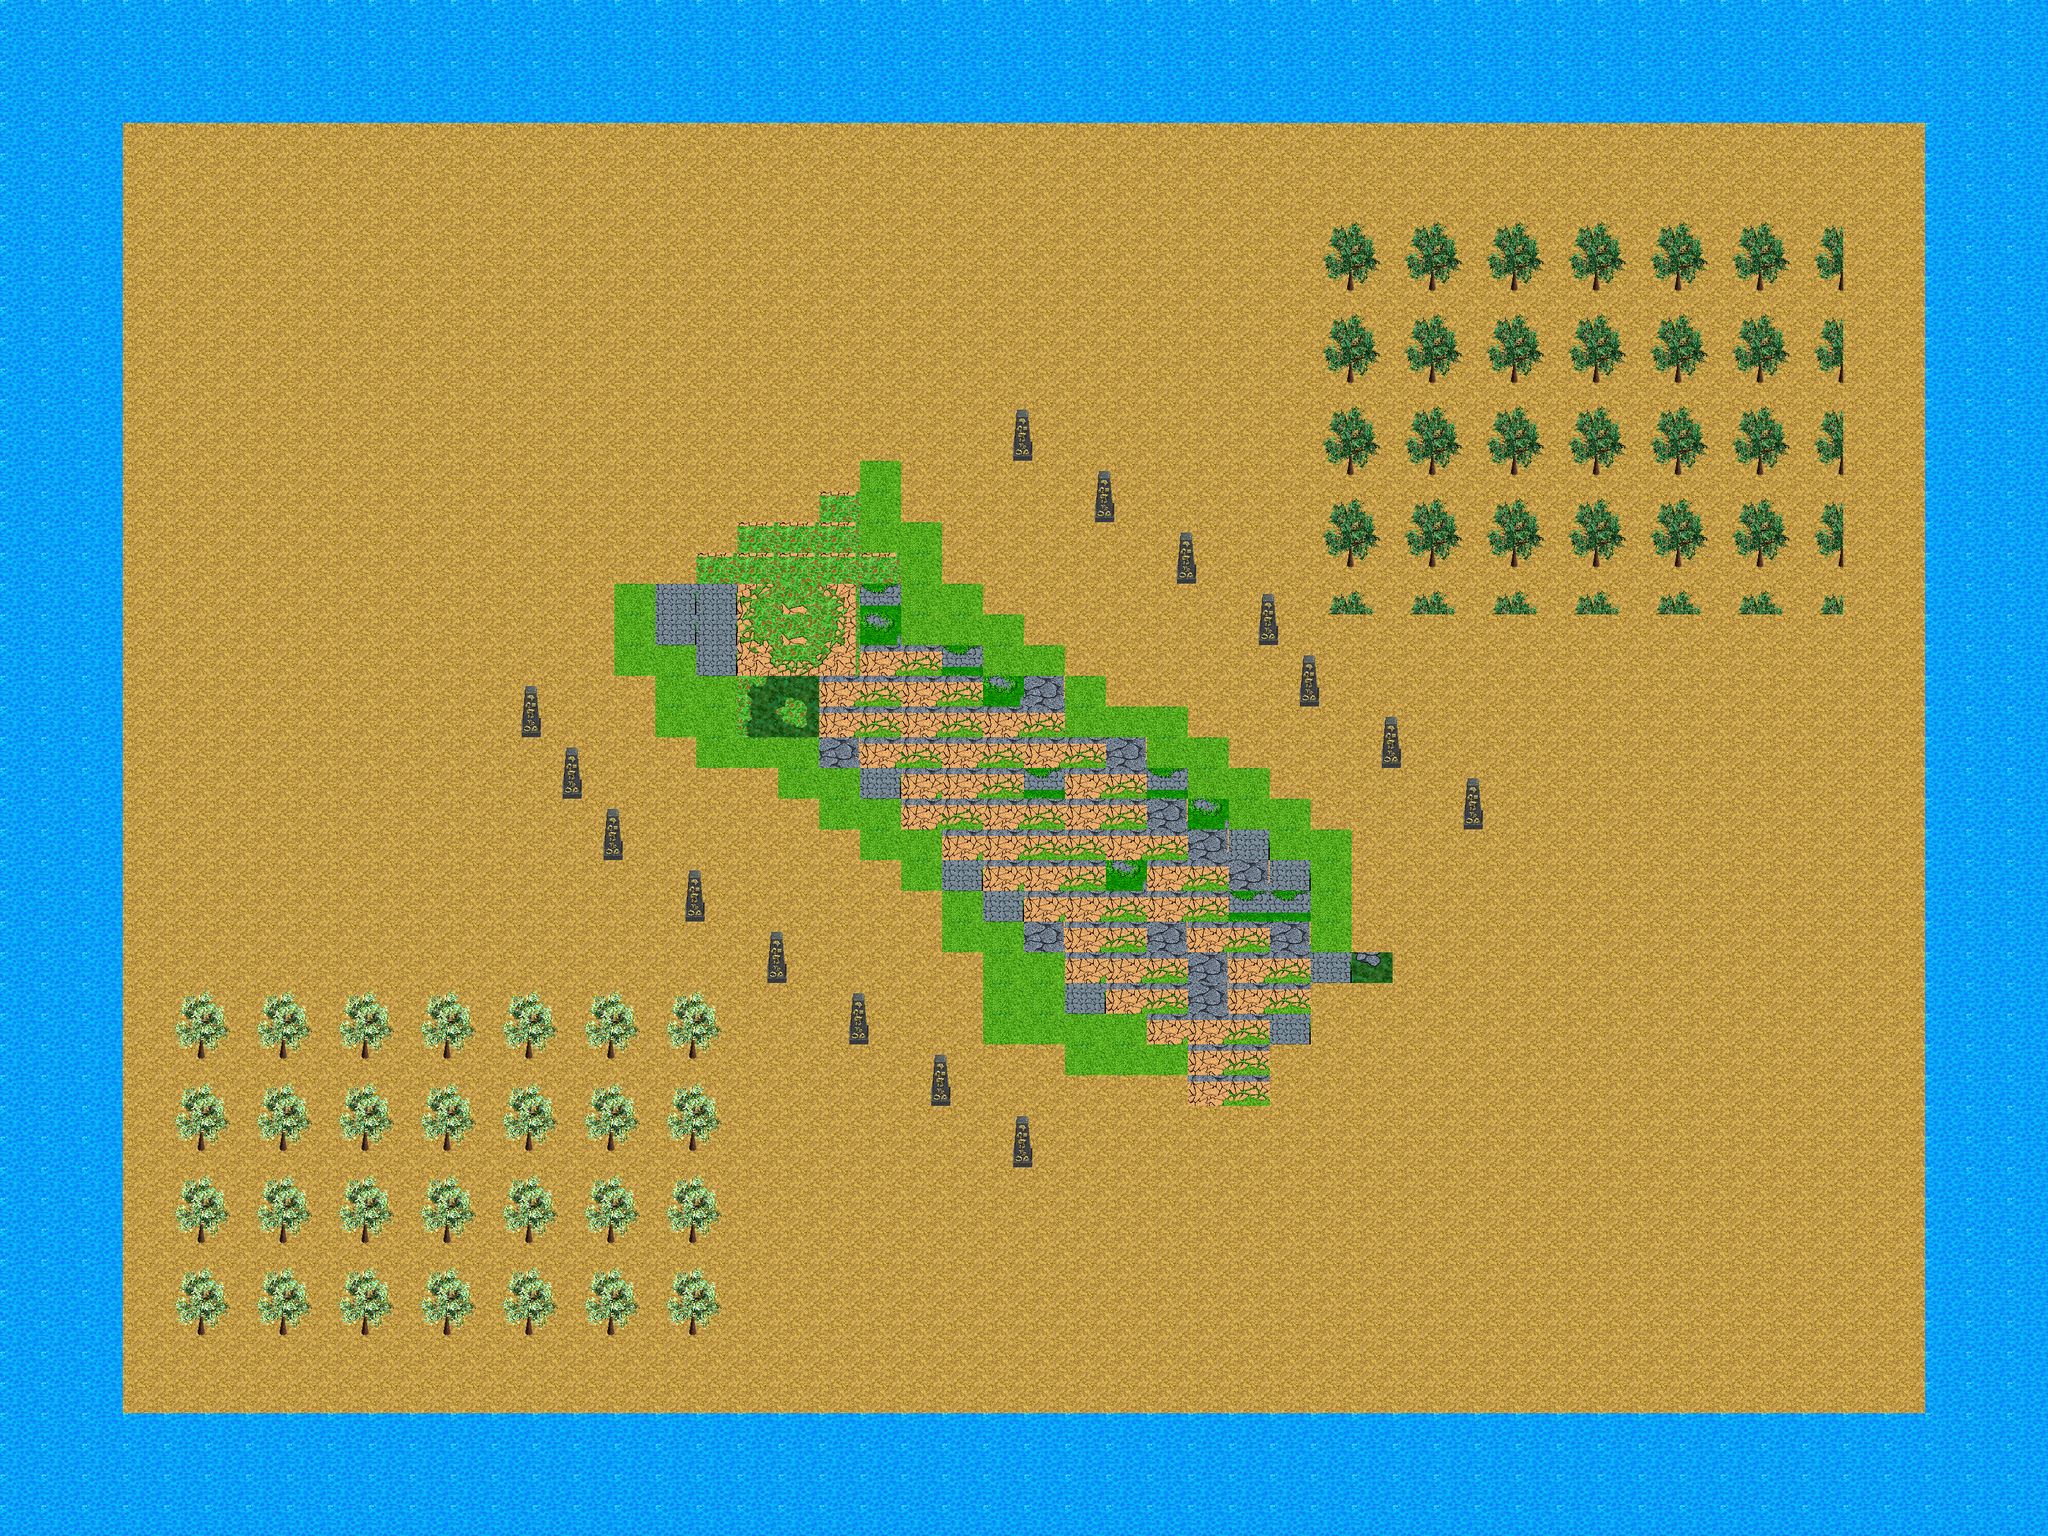

This game map was drawn from its Tiled (.tmx) file and the tilesets committed beside it. A one-line description and the trimmed map source follow:
An orthogonal 50x50 tile map with 64x48 px tiles, 3 tile layers (water, ground, tree), 3 tilesets and 6 objects.

<map version="1.0" tiledversion="2018.06.01" orientation="orthogonal" renderorder="right-down" width="50" height="50" tilewidth="64" tileheight="48" infinite="0" nextlayerid="5" nextobjectid="12">
 <tileset firstgid="1" source="ground.tsx" />
 <tileset firstgid="301" source="ground-square.tsx" />
 <tileset firstgid="521" source="trees.tsx" />
 <layer id="1" name="water" width="50" height="50">
  <data>[2500 cells, 652 non-empty, 1 distinct tile ids]</data>
 </layer>
 <layer id="2" name="ground" width="50" height="50">
  <data>[2500 cells, 1848 non-empty, 22 distinct tile ids]</data>
 </layer>
 <objectgroup id="3" name="对象层 1">
  <object id="1" x="351.515" y="281.818" width="654.545" height="633.333">
   <ellipse />
  </object>
  <object id="4" x="2233.33" y="1560.61" width="642.424" height="618.182">
   <ellipse />
  </object>
  <object id="5" x="1357.58" y="360.606" width="621.212" height="160.606">
   <ellipse />
  </object>
  <object id="6" x="1372.73" y="1990.91" width="712.121" height="160.606">
   <ellipse />
  </object>
  <object id="8" x="2542.42" y="233.333" width="372.727" height="90.9091">
   <ellipse />
  </object>
  <object id="11" x="284.848" y="2154.55">
   <polygon points="0,0 51.5152,-63.6364 718.182,-6.06061 572.727,42.4242" />
  </object>
 </objectgroup>
 <layer id="4" name="tree" width="50" height="50">
  <data>[2500 cells, 397 non-empty, 16 distinct tile ids]</data>
 </layer>
</map>